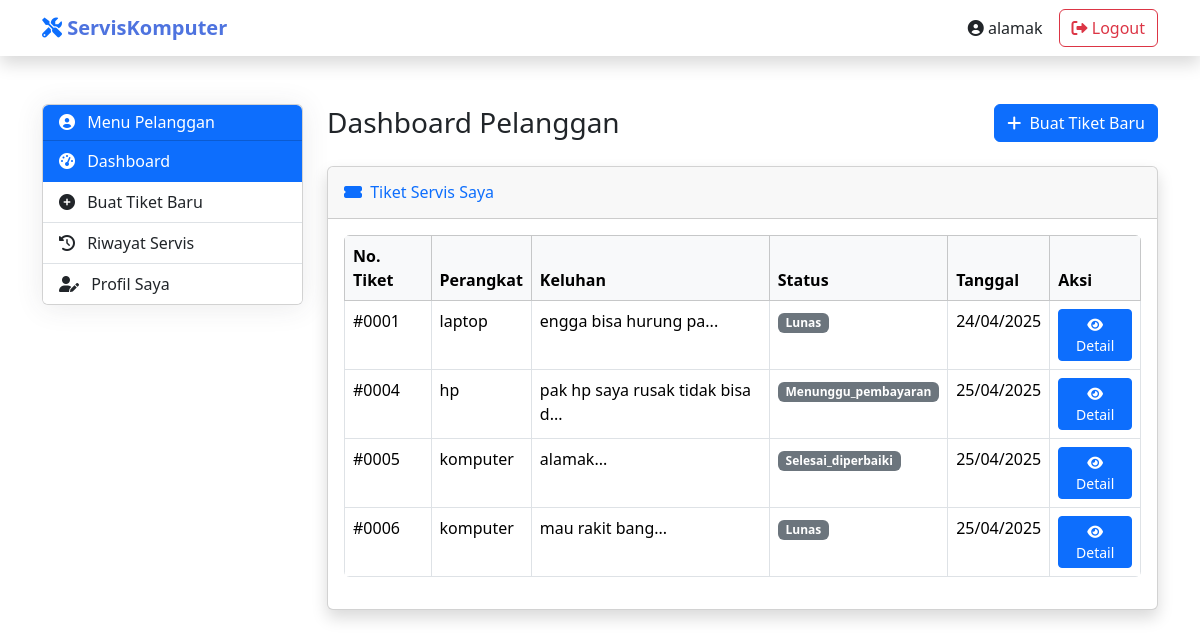
Page /pelanggan/dashboard.php (signed in) on the earlier database version.
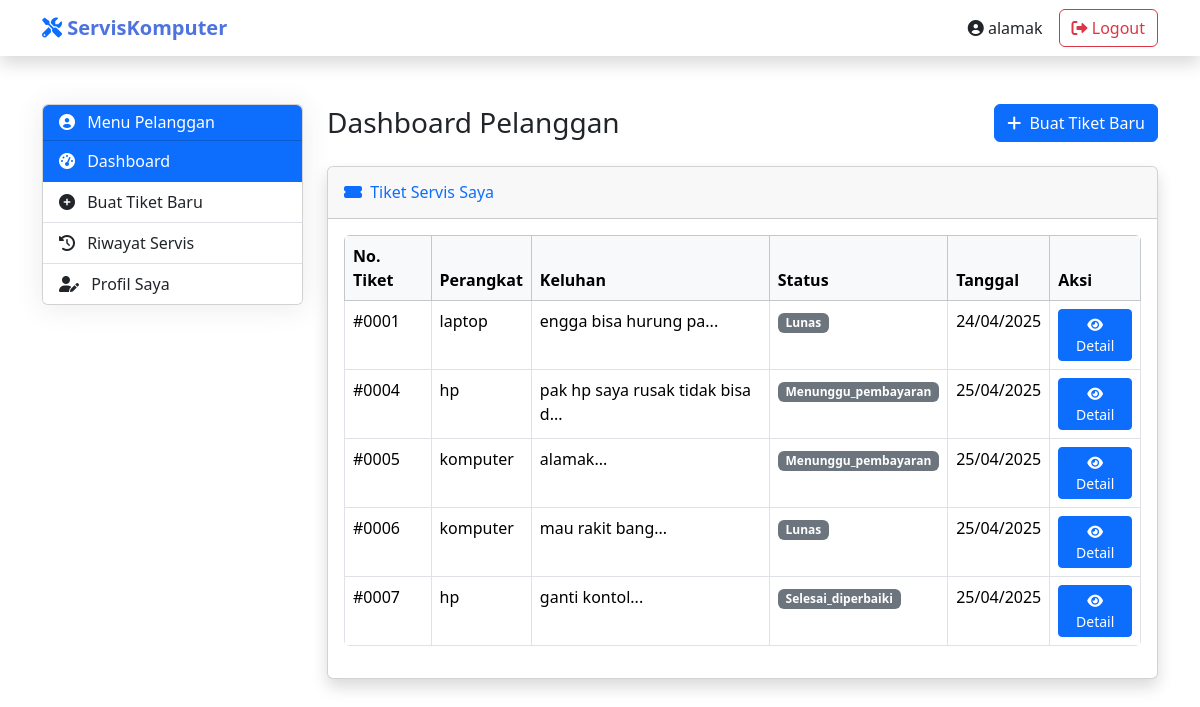
Same page on the later database version.
### tables this page shows
CREATE TABLE `tiket_servis` (
  `id` int NOT NULL,
  `user_id` int NOT NULL,
  `device_type` enum('hp','laptop','komputer') NOT NULL,
  `keluhan` text NOT NULL,
  `status` enum('pending','dikonfirmasi_admin','diproses_teknisi','selesai_diperbaiki','menunggu_pembayaran','lunas','servis_dibatalkan') DEFAULT 'pending',
  `biaya_servis` decimal(10,2) DEFAULT '0.00',
  `keterangan_teknisi` text,
  `bukti_pembayaran` varchar(255) DEFAULT NULL,
  `tanggal_dibuat` datetime DEFAULT CURRENT_TIMESTAMP,
  `tanggal_selesai` datetime DEFAULT NULL,
  `teknisi_id` int DEFAULT NULL,
  `keterangan_admin` varchar(225) DEFAULT NULL
);

### pelanggan/dashboard.php (the view, shortened to what the changed rows need)
<?php
require '../config/koneksi.php';
$user_id = $_SESSION['user_id'];
$tiket = $koneksi->query("SELECT * FROM tiket_servis WHERE user_id='$user_id'");
?>
<!DOCTYPE html>
<html lang="en">
<head>
    <link href="../assets/css/bootstrap.min.css" rel="stylesheet">
    <link href="../assets/css/style.css" rel="stylesheet">
    <link rel="stylesheet" href="https://cdnjs.cloudflare.com/ajax/libs/font-awesome/6.0.0/css/all.min.css">
    <link rel="stylesheet" href="https://cdn.jsdelivr.net/npm/bootstrap@5.3.5/dist/css/bootstrap.min.css">
</head>
<body>
    <div class="container my-5">
        <div class="row">
            <div class="col-lg-9">
                <div class="d-sm-flex align-items-center justify-content-between mb-4">
                    <h1 class="h3 mb-0 text-gray-800">Dashboard Pelanggan</h1>
                </div>
                <div class="card shadow mb-4">
                    <div class="card-body">
                        <?php if ($tiket->num_rows > 0): ?>
                            <div class="table-responsive">
                                <table class="table table-bordered table-hover">
                                    <thead class="table-light">
                                        <tr>
                                            <th>No. Tiket</th>
                                            <th>Perangkat</th>
                                            <th>Keluhan</th>
                                            <th>Status</th>
                                            <th>Tanggal</th>
                                            <th>Aksi</th>
                                        </tr>
                                    </thead>
                                    <tbody>
                                        <?php while ($row = $tiket->fetch_assoc()): ?>
                                        <tr>
                                            <td>#<?= str_pad($row['id'], 4, '0', STR_PAD_LEFT) ?></td>
                                            <td><?= $row['device_type'] ?></td>
                                            <td><?= substr($row['keluhan'], 0, 30) ?>...</td>
                                            <td>
                                                <?php
                                                $badge_class = '';
                                                switch($row['status']) {
                                                    default: $badge_class = 'bg-secondary';
                                                }
                                                ?>
                                                <span class="badge <?= $badge_class ?>"><?= ucfirst($row['status']) ?></span>
                                            </td>
                                            <td><?= date('d/m/Y', strtotime($row['tanggal_dibuat'])) ?></td>
                                            <td>
                                                <a href="detail_tiket.php?id=<?= $row['id'] ?>" class="btn btn-sm btn-primary">
                                                    <i class="fas fa-eye"></i> Detail
                                                </a>
                                            </td>
                                        </tr>
                                        <?php endwhile; ?>
                                    </tbody>
                                </table>
                            </div>
                        <?php else: ?>
                            <div class="alert alert-info">
                                <i class="fas fa-info-circle me-1"></i> Anda belum memiliki tiket servis.
                            </div>
                        <?php endif; ?>
                    </div>
                </div>
            </div>
        </div>
    </div>
</body>
</html>

Differences in the rows shown:
changed tiket_servis "alamak": status "Selesai_diperbaiki" → "Menunggu_pembayaran"
added tiket_servis: id "0007", device_type "hp", keluhan "ganti kontol", status "Selesai_diperbaiki", tanggal_dibuat "25/04/2025"
